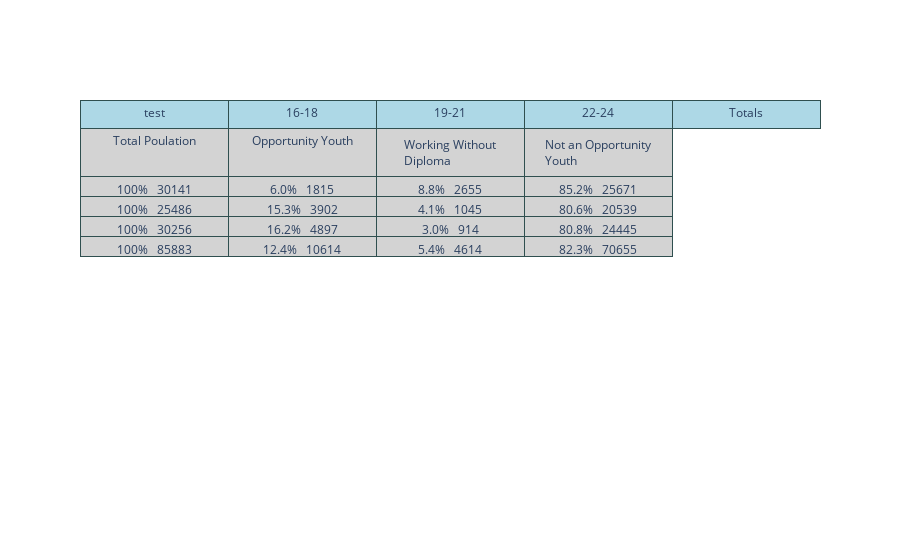

Here is the notebook cell this chart was saved with:
### Code cell
import plotly.graph_objects as go

fig = go.Figure(data=[go.Table(header=dict(values= age_range_labels, line_color='darkslategray', fill_color = 'lightblue', align='center'),
                                cells=dict(values= tpop_cell_text, line_color='darkslategray', fill_color='lightgray', align='center'))])


fig.show()

### Figure 1 — Plotly figure (JSON) as saved in the notebook; plotly's stock layout.template omitted (floating-point values rounded to 4 significant figures)
{"data": [{"cells": {"align": "center", "fill": {"color": "lightgray"}, "line": {"color": "darkslategray"}, "values": [["Total Poulation", "100%   30141", "100%   25486", "100%   30256", "100%   85883"], ["Opportunity Youth", "6.0%   1815", "15.3%   3902", "16.2%   4897", "12.4%   10614"], ["Working Without Diploma", "8.8%   2655", "4.1%   1045", "3.0%   914", "5.4%   4614"], ["Not an Opportunity Youth", "85.2%   25671", "80.6%   20539", "80.8%   24445", "82.3%   70655"]]}, "header": {"align": "center", "fill": {"color": "lightblue"}, "line": {"color": "darkslategray"}, "values": [" test ", "16-18", "19-21", "22-24", "Totals"]}, "type": "table"}], "layout": {}}
